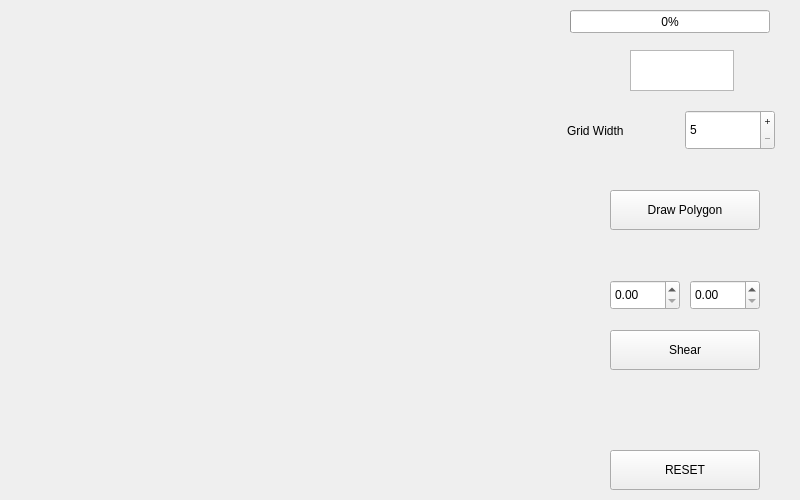
<?xml version="1.0" encoding="UTF-8"?>
<ui version="4.0">
 <class>ShearMainWidget</class>
 <widget class="QWidget" name="ShearMainWidget">
  <property name="geometry">
   <rect>
    <x>0</x>
    <y>0</y>
    <width>800</width>
    <height>500</height>
   </rect>
  </property>
  <property name="windowTitle">
   <string>Form</string>
  </property>
  <widget class="QTextEdit" name="timeDisplay">
   <property name="geometry">
    <rect>
     <x>630</x>
     <y>50</y>
     <width>104</width>
     <height>41</height>
    </rect>
   </property>
   <property name="font">
    <font>
     <weight>75</weight>
     <bold>true</bold>
    </font>
   </property>
   <property name="cursor" stdset="0">
    <cursorShape>ForbiddenCursor</cursorShape>
   </property>
   <property name="mouseTracking">
    <bool>false</bool>
   </property>
   <property name="verticalScrollBarPolicy">
    <enum>Qt::ScrollBarAlwaysOff</enum>
   </property>
   <property name="horizontalScrollBarPolicy">
    <enum>Qt::ScrollBarAlwaysOff</enum>
   </property>
   <property name="readOnly">
    <bool>true</bool>
   </property>
  </widget>
  <widget class="QLabel" name="label">
   <property name="geometry">
    <rect>
     <x>567</x>
     <y>120</y>
     <width>101</width>
     <height>21</height>
    </rect>
   </property>
   <property name="text">
    <string>Grid Width</string>
   </property>
  </widget>
  <widget class="QDoubleSpinBox" name="spinBox">
   <property name="geometry">
    <rect>
     <x>610</x>
     <y>280</y>
     <width>70</width>
     <height>30</height>
    </rect>
   </property>
   <property name="minimum">
    <double>0.000000000000000</double>
   </property>
   <property name="singleStep">
    <double>0.010000000000000</double>
   </property>
   <property name="value">
    <double>0.000000000000000</double>
   </property>
  </widget>
  <widget class="QDoubleSpinBox" name="spinBox_2">
   <property name="geometry">
    <rect>
     <x>690</x>
     <y>280</y>
     <width>70</width>
     <height>30</height>
    </rect>
   </property>
   <property name="minimum">
    <double>0.000000000000000</double>
   </property>
   <property name="singleStep">
    <double>0.010000000000000</double>
   </property>
   <property name="value">
    <double>0.000000000000000</double>
   </property>
  </widget>
  <widget class="QSpinBox" name="gridWidth">
   <property name="geometry">
    <rect>
     <x>685</x>
     <y>110</y>
     <width>90</width>
     <height>40</height>
    </rect>
   </property>
   <property name="buttonSymbols">
    <enum>QAbstractSpinBox::PlusMinus</enum>
   </property>
   <property name="minimum">
    <number>5</number>
   </property>
   <property name="maximum">
    <number>25</number>
   </property>
  </widget>
  <widget class="QProgressBar" name="progressBar">
   <property name="geometry">
    <rect>
     <x>570</x>
     <y>10</y>
     <width>200</width>
     <height>23</height>
    </rect>
   </property>
   <property name="value">
    <number>0</number>
   </property>
  </widget>
  <widget class="QPushButton" name="drawPolygonButton">
   <property name="geometry">
    <rect>
     <x>610</x>
     <y>190</y>
     <width>150</width>
     <height>40</height>
    </rect>
   </property>
   <property name="cursor">
    <cursorShape>PointingHandCursor</cursorShape>
   </property>
   <property name="text">
    <string>Draw Polygon</string>
   </property>
  </widget>
  <widget class="QPushButton" name="resetButton">
   <property name="geometry">
    <rect>
     <x>610</x>
     <y>450</y>
     <width>150</width>
     <height>40</height>
    </rect>
   </property>
   <property name="cursor">
    <cursorShape>PointingHandCursor</cursorShape>
   </property>
   <property name="text">
    <string>RESET</string>
   </property>
  </widget>
  <widget class="ShearGraphWidget" name="widget" native="true">
   <property name="geometry">
    <rect>
     <x>30</x>
     <y>10</y>
     <width>479</width>
     <height>479</height>
    </rect>
   </property>
  </widget>
  <widget class="QPushButton" name="drawButton">
   <property name="geometry">
    <rect>
     <x>610</x>
     <y>330</y>
     <width>150</width>
     <height>40</height>
    </rect>
   </property>
   <property name="cursor">
    <cursorShape>PointingHandCursor</cursorShape>
   </property>
   <property name="text">
    <string>Shear</string>
   </property>
  </widget>
 </widget>
 <customwidgets>
  <customwidget>
   <class>ShearGraphWidget</class>
   <extends>QWidget</extends>
   <header>polygons/sheargraphwidget.h</header>
   <container>1</container>
  </customwidget>
 </customwidgets>
 <resources/>
 <connections/>
</ui>
